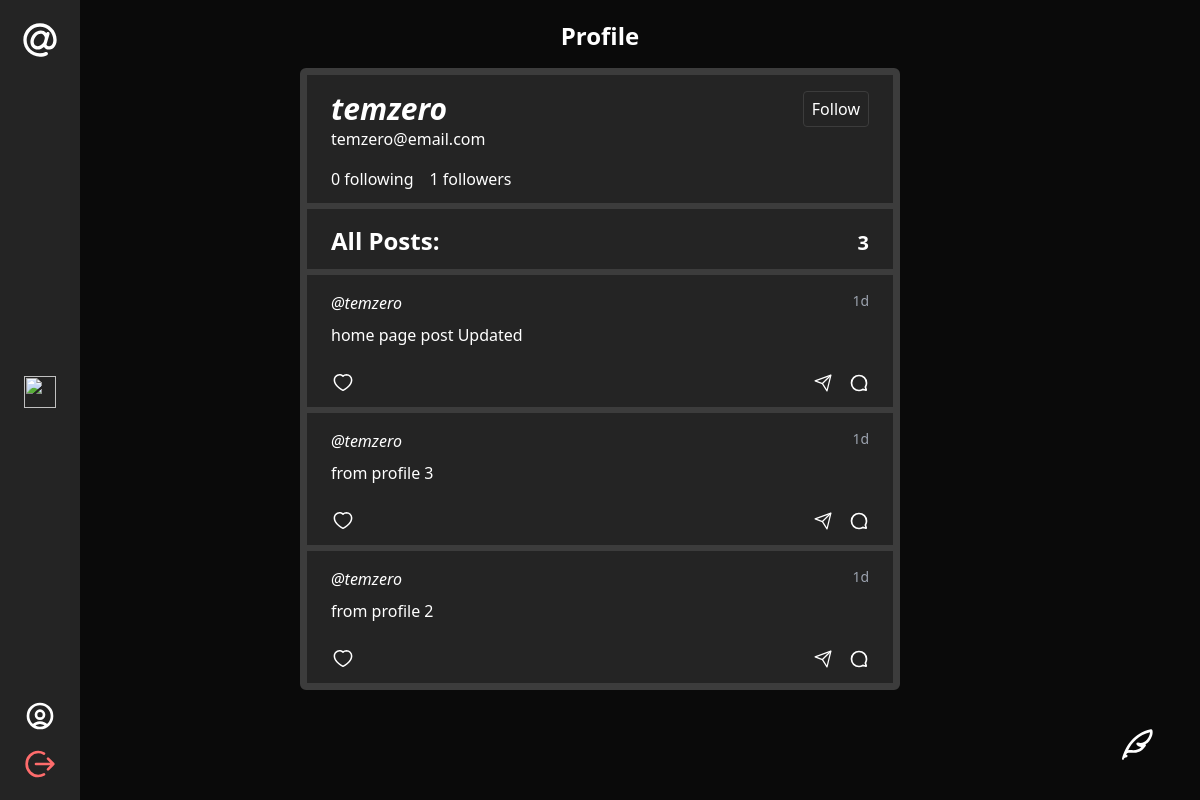
/profile/1 (signed in), run on the app's committed database.
### network/models.py (models this page shows, shortened)
class User(AbstractUser):
    pass

class Post(models.Model):
    user = models.ForeignKey(User, on_delete=models.CASCADE, related_name='author')
    content = models.CharField(max_length=999)
    likers = models.ManyToManyField(User, through='Like', related_name='liked_posts')
    time = models.DateTimeField(auto_now_add=True)
    def time_ago(self):
        diff = now() - self.time
        if diff < timedelta(minutes=1):
            return "Just now"
        elif diff < timedelta(hours=1):
            return f"{int(diff.total_seconds() / 60)}m"
        elif diff < timedelta(days=1):
            return f"{int(diff.total_seconds() / 3600)}h"
        elif diff < timedelta(days=7):
            return f"{diff.days}d"
        else:
            return self.time.strftime('%d %b %Y')

### network/views.py (the view)
# urls.py: path("profile/<int:user_id>", views.profile, name="profile"),
def profile(request, user_id):
    user = User.objects.get(pk=user_id)
    posts = Post.objects.filter(user=user).order_by('id').reverse()
    followed = Follow.objects.filter(follower=user)
    followers = Follow.objects.filter(followed=user)
    return render(request, "network/profile.html", {
        'profileUser': user,
        'posts': posts,
        'followed': followed,
        'followers': followers
    })

### network/templates/network/profile.html (shortened to what this page needs)
{% extends "network/layout.html" %}
{% block body %}
    <h1 class="text-2xl font-bold mb-4">
       Profile
    </h1>
    <div class="posts">
        <div class="profile">
            <div class="flex justify-between">
                <div class="font-bold italic text-3xl">{{ profileUser.username }}</div>
                {% if user.id != profileUser.id %}
                    {% if followed %}
                        <a href="{% url 'makeFollow' follower_id=profileUser.id type='unfollow' %}" class="button">Unfollow</a>
                    {% else %}
                        <a href="{% url 'makeFollow' follower_id=profileUser.id type='follow' %}" class="button">Follow</a>
                    {% endif %}
                {% endif %}
            </div>
            <div>{{ profileUser.email }}</div>
            <div class="flex gap-4 mt-4">
                <div>{{followed.count}} following</div>
                <div>{{followers.count}} followers</div>
            </div>
        </div>
        <div class="profile flex justify-between items-end  font-semibold ">
            <h1 class="text-2xl">All Posts:</h1>
            <h2 class="text-xl">{{posts|length}}</h2>
        </div>
        {% for post in posts %}
            <div class="post" id="{{ post.id }}">
                <div class="flex justify-between">
                    <h1 class="post-username italic">@{{post.user}}</h1>
                    <h3 class="post-time text-sm text-gray-400">{{ post.time_ago }}</h3>
                </div>
                <h1 class="post-content mt-2 mb-6">{{post.content}}</h1>
                <div class="flex gap-4 items-center justify-between">
                    <a class="hover:opacity-80 cursor-pointer flex items-center" onclick="event.stopPropagation(); alert('Liked!');">
                        <img class="h-6 w-6 self-start" src="../../static/icons/heart.svg" alt="Like">
                    </a>
                    <div class="flex gap-4">
                        <a class="hover:opacity-80 cursor-pointer flex items-center" onclick="event.stopPropagation(); alert('Share!');">
                            <img class="h-5 w-5 self-end" src="../../static/icons/share.svg" alt="Share">
                        </a>
                        <a class="hover:opacity-80 cursor-pointer flex items-center" onclick="event.stopPropagation(); alert('Comment!');">
                            <img class="h-5 w-5 self-end" src="../../static/icons/comment.svg" alt="Comment">
                        </a>
                    </div>
                </div>
            </div>
        {% endfor %}
    </div>
    {% if user.is_authenticated %}
        <a class="newPost-btn" id="togglePostForm">
            <img class="w-8 h-8" src="../../static/icons/quill.svg">
        </a>
        {% load static %}
    {% endif %}
{% endblock %}

### network/static/network/styles.css (style rules this page uses)
:root { --text-color: white; --bg-color: #0a0a0a; --sidebar-bg: rgb(36, 36, 36); --input-bg: rgba(1, 1, 1, .8); --border-color: #3c3c3c; --focus-ring: #3b82f6; }
html { color: var(--text-color); background-color: var(--bg-color); }
button, .button { border: 1px solid var(--border-color); border-radius: 4px; padding: 4px 8px; display: flex; align-items: center; justify-content: center; }
.posts { width: 600px; border: 4px solid var(--border-color); border-radius: 6px; }
.post, .profile { padding: 16px 24px; padding-bottom: 12px; background-color: var(--sidebar-bg); border: 3px solid var(--border-color); cursor: pointer; }
.profile { cursor: default; }
.newPost-btn { position: fixed; display: flex; align-items: center; justify-content: center; padding: 12px; border-radius: 100px; width: 64px; height: 64px; bottom: 24px; right: 30px; cursor: pointer; user-select: none; z-index: 99; }

### data on the page
User: username "temzero", email "temzero@email.com"
Post: user "temzero", time_ago "1d", content "home page post Updated"
Post: user "temzero", time_ago "1d", content "from profile 3"
Post: user "temzero", time_ago "1d", content "from profile 2"

### other printed values
{{ followed.count }} "0"
{{ followers.count }} "1"
{{ posts|length }} "3"
